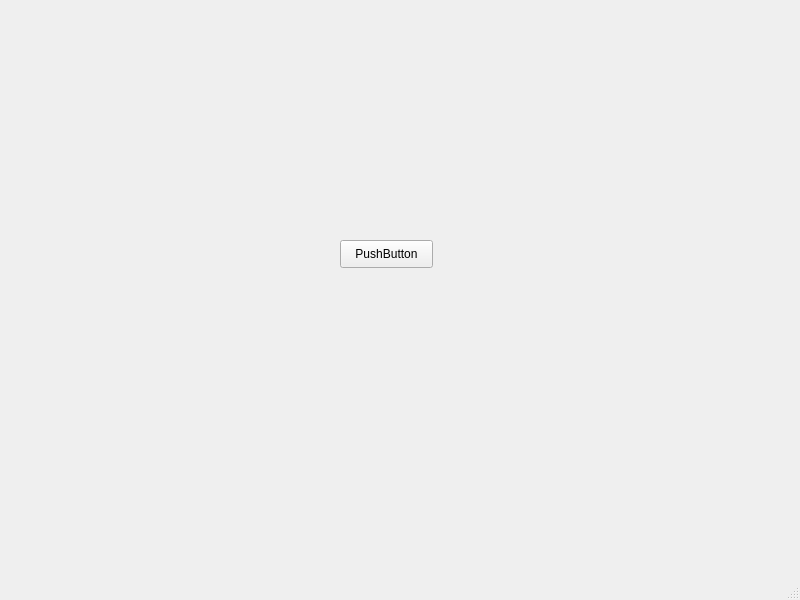
<?xml version="1.0" encoding="UTF-8"?>
<ui version="4.0">
 <class>MainWindow</class>
 <widget class="QMainWindow" name="MainWindow">
  <property name="geometry">
   <rect>
    <x>0</x>
    <y>0</y>
    <width>800</width>
    <height>600</height>
   </rect>
  </property>
  <property name="windowTitle">
   <string>MainWindow</string>
  </property>
  <widget class="QWidget" name="centralwidget">
   <widget class="QPushButton" name="pushButton">
    <property name="geometry">
     <rect>
      <x>340</x>
      <y>240</y>
      <width>93</width>
      <height>28</height>
     </rect>
    </property>
    <property name="text">
     <string>PushButton</string>
    </property>
   </widget>
  </widget>
  <widget class="QMenuBar" name="menubar">
   <property name="geometry">
    <rect>
     <x>0</x>
     <y>0</y>
     <width>800</width>
     <height>26</height>
    </rect>
   </property>
  </widget>
  <widget class="QStatusBar" name="statusbar"/>
 </widget>
 <resources/>
 <connections/>
</ui>
